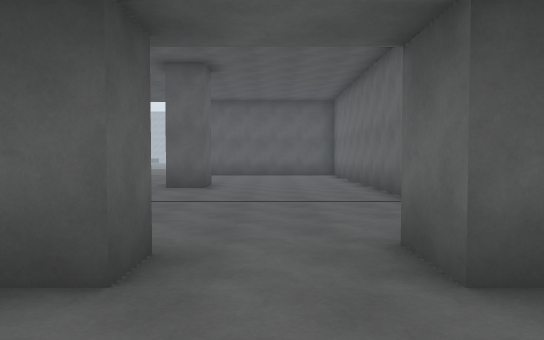
View 1 (above)

24 first-person views from a walk through a scene from a Unity 3-D project. The camera is 1.5 m above the floor, tilts 2° down and sees 70° across. The floor is counted in squares, 2 m on a side. Each view is taken from the middle of a square. On the plan, view 1 faces up. The plan holds only what a view shows up to about 12 squares ahead; the rest is blank. The place goes on beyond the plan. The player is left out. Door leaves are left out, so doorways stand open.

View 2
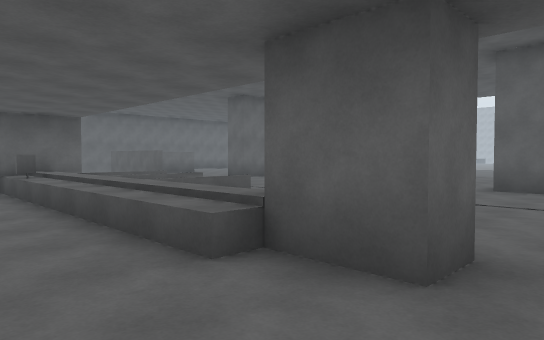

View 3
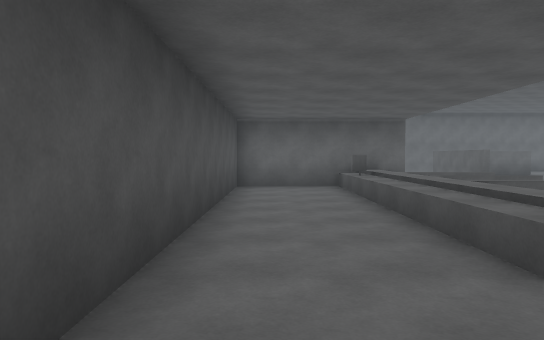

View 4
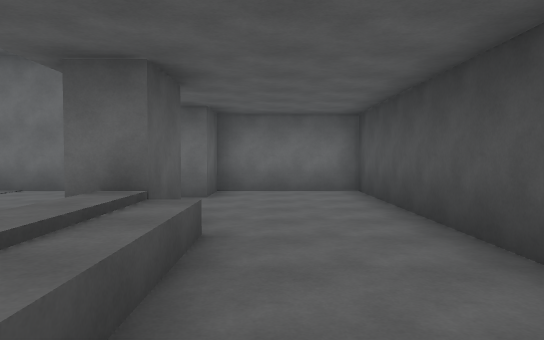

View 5
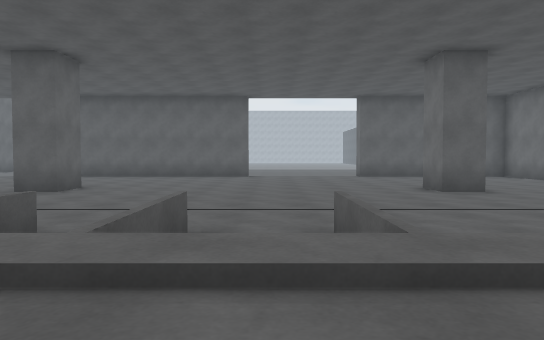

View 6
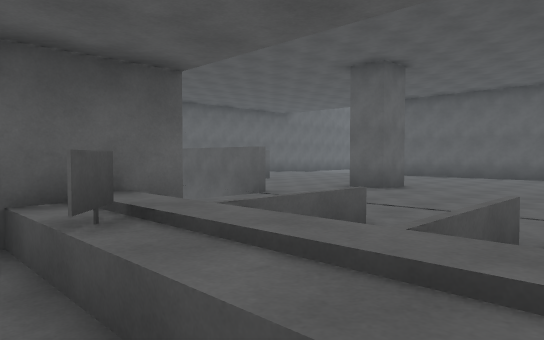

View 7
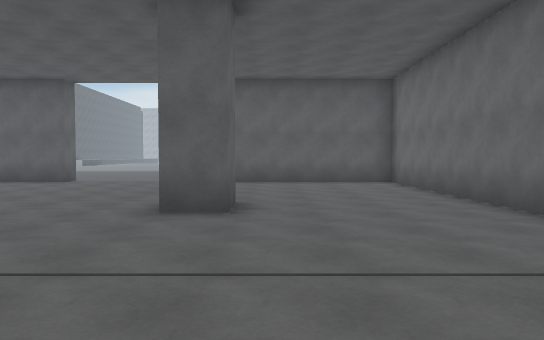

View 8
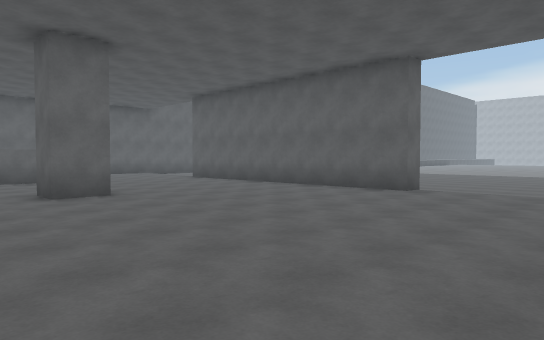

View 9
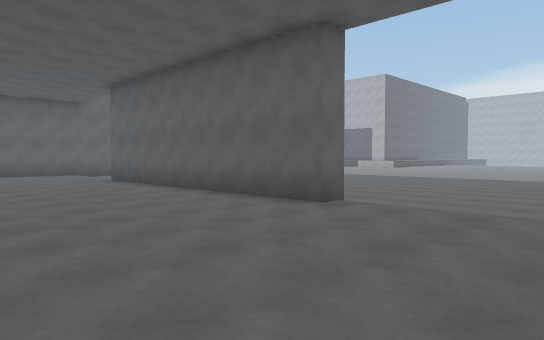

View 10
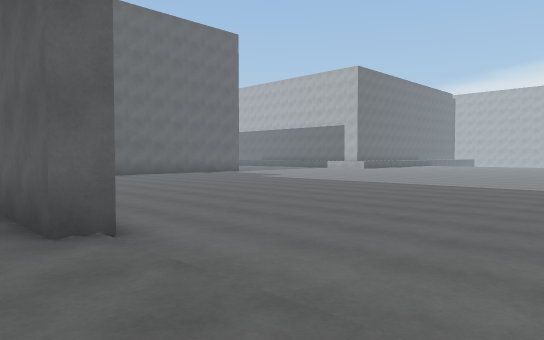

View 11
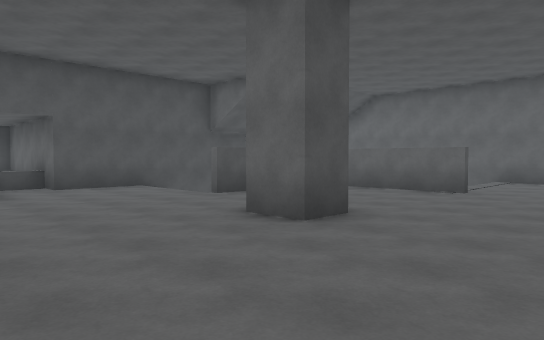

View 12
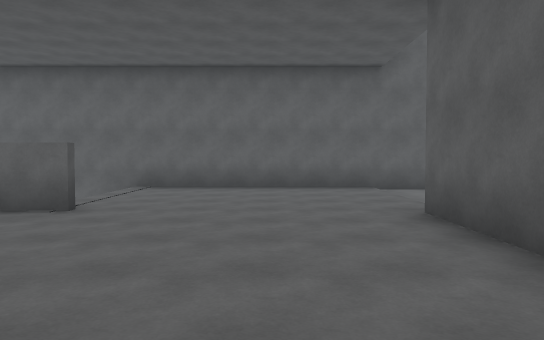

View 13
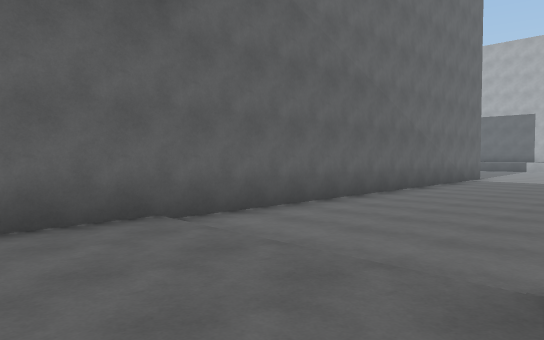

View 14
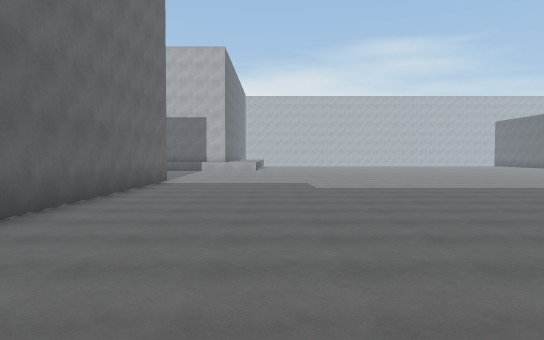

View 15
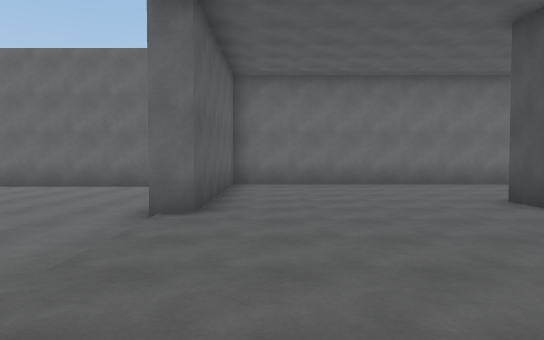

View 16
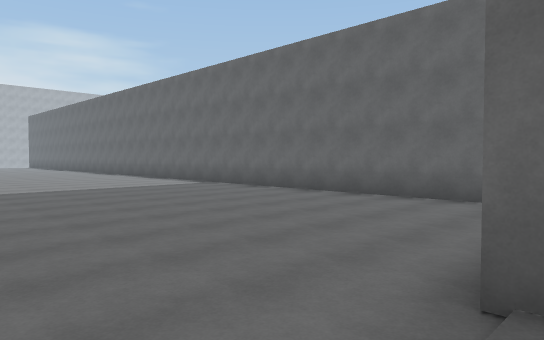

View 17
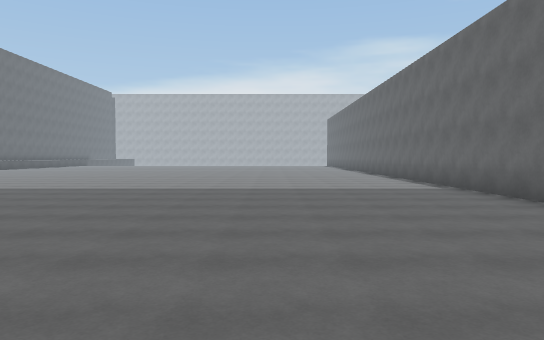

View 18
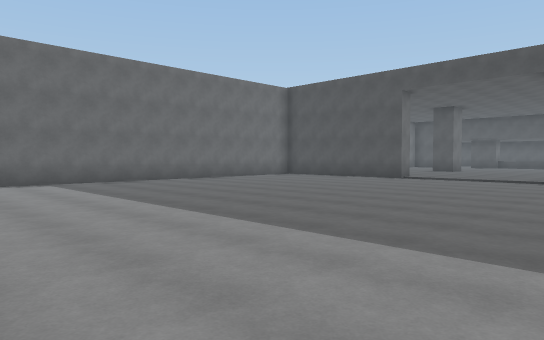

View 19
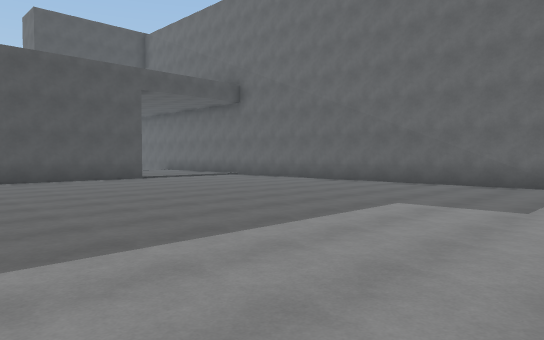

View 20
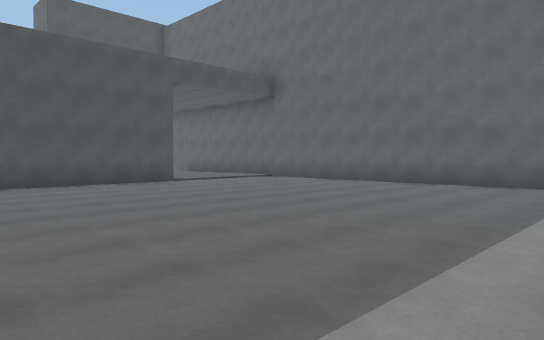

View 21
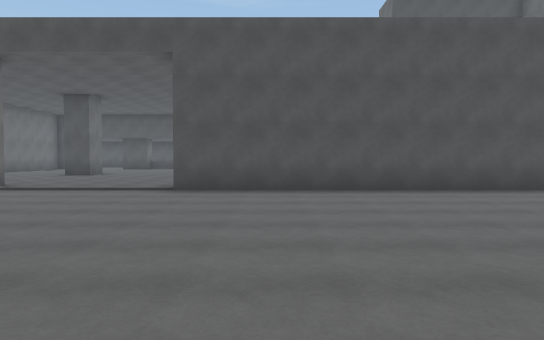

View 22
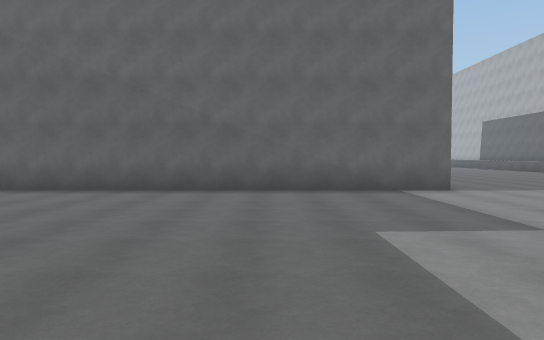

View 23
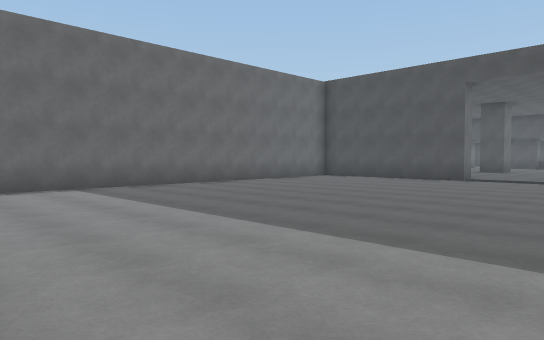

View 24
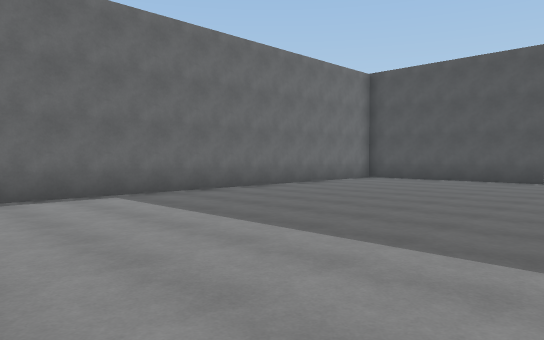

### Floor plan
Points are (right, up) in squares from view 1. A wall is a line through its corners. A room is listed if a view was taken in it or the views show most of it. See-through windows are left out.
Room 1 (views 1, 2, 3, 4, 5, 6)
walls: (-0.9, 3) (-0.9, 2.2) (-8.6, 2.2); (-7.4, -0.9) (2.4, -0.9) (2.4, 2.2) (1.1, 2.2) (1.1, 3.4)
low walls: (-2.3, 1.7) (-8.6, 1.7); (-5.4, 2.6) (-5.4, 3.5); (-6.9, 3.5) (-6.9, 2.6)
ways out: opening at (-8, 3) to room 2; opening at (-6, 4.5) to room 2; opening at (-3.5, 3.5) to room 2; open door at (0, 3) to room 2; opening at (-8, 0.5)
Room 2 (views 7, 8, 9, 10, 11, 12, 13, 14, 15, 16, 17, 18, 19, 20, 21, 22, 23, 24)
walls: (-11.4, 10.1) (-10.5, 10.1) (-10.5, 9) (-11.4, 9); (-15.2, 15.6) (-6.9, 15.6) (-6.9, 15) (-15.2, 15); (-2.5, 10.1) (-1.6, 10.1) (-1.6, 9) (-2.5, 9) (-2.5, 10.1); (-15.3, 10.2) (-15.3, 7.4); (-11.9, 6.4) (-14.8, 6.4); (2.4, 17.1) (2.4, 28); (-12.6, 6.6) (-11.9, 6.6); (-8.7, 2.2) (-8.2, 1.7); (-14.1, 3.3) (-9.7, 3.3); (2.4, 5.4) (2.4, 15) (-2.8, 15) (-2.8, 15.6) (-0.4, 15.6); (-2.3, 2.1) (-2.3, 3); (-19.5, 28) (-19.5, 8.9)
low walls: (-8.3, 4.9) (-8.3, 2.6); (-6.9, 4.9) (-6.9, 3.5); (-5.3, 4.9) (-5.3, 2.8); (-5.4, 3.5) (-5.4, 4.9); (-9.8, 2.7) (-8.8, 2.7)
ways out: opening at (-8, 3) to room 1; opening at (-6, 4.5) to room 1; opening at (-3.5, 3.5) to room 1; open door at (0, 3) to room 1

Where each view was taken, in squares from view 1:
view 1: 0 up, 0 right, facing up
view 2: 0 up, 0 right, facing up-left
view 3: 0 up, 0 right, facing left
view 4: 1 up, 6 left, facing right
view 5: 1 up, 6 left, facing up
view 6: 1 up, 6 left, facing up-left
view 7: 4 up, 1 left, facing up
view 8: 7 up, 3 left, facing up-left
view 9: 10 up, 3 left, facing up-left
view 10: 14 up, 3 left, facing up-left
view 11: 13 up, 7 left, facing down-left
view 12: 13 up, 10 left, facing left
view 13: 13 up, 15 left, facing up-left
view 14: 15 up, 16 left, facing up
view 15: 14 up, 8 left, facing right
view 16: 15 up, 5 left, facing up-right
view 17: 16 up, 2 left, facing up
view 18: 28 up, 9 left, facing down-right
view 19: 28 up, 9 left, facing down-left
view 20: 26 up, 9 left, facing down-left
view 21: 24 up, 9 left, facing down
view 22: 24 up, 11 left, facing left
view 23: 28 up, 7 left, facing down-right
view 24: 28 up, 5 left, facing down-right
